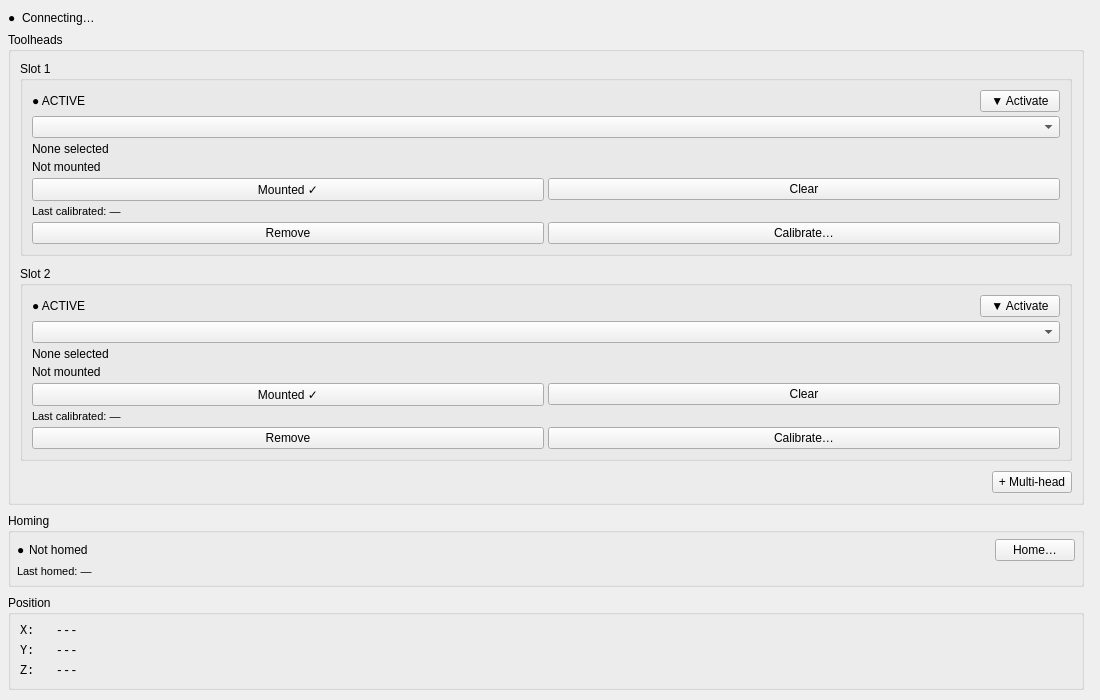
<?xml version="1.0" encoding="UTF-8"?>
<ui version="4.0">
 <class>GantryWidget</class>
 <widget class="QWidget" name="GantryWidget">
  <property name="geometry">
   <rect>
    <x>0</x>
    <y>0</y>
    <width>1100</width>
    <height>700</height>
   </rect>
  </property>
  <property name="windowTitle">
   <string>Gantry Control</string>
  </property>
  <layout class="QVBoxLayout" name="root_layout">
   <property name="spacing">
    <number>4</number>
   </property>
   <property name="leftMargin">
    <number>8</number>
   </property>
   <property name="topMargin">
    <number>8</number>
   </property>
   <property name="rightMargin">
    <number>8</number>
   </property>
   <property name="bottomMargin">
    <number>8</number>
   </property>
   <item>
    <layout class="QHBoxLayout" name="conn_layout">
     <property name="spacing">
      <number>6</number>
     </property>
     <property name="leftMargin">
      <number>0</number>
     </property>
     <property name="topMargin">
      <number>0</number>
     </property>
     <property name="rightMargin">
      <number>0</number>
     </property>
     <property name="bottomMargin">
      <number>0</number>
     </property>
     <item>
      <widget class="QLabel" name="conn_dot">
       <property name="text"><string>●</string></property>
       <property name="maximumWidth"><number>16</number></property>
      </widget>
     </item>
     <item>
      <widget class="QLabel" name="conn_status_lbl">
       <property name="text"><string>Connecting…</string></property>
      </widget>
     </item>
     <item>
      <spacer name="conn_spacer">
       <property name="orientation"><enum>Qt::Horizontal</enum></property>
       <property name="sizeHint" stdset="0"><size><width>40</width><height>20</height></size></property>
      </spacer>
     </item>
     <item>
      <widget class="QLabel" name="server_addr_lbl">
       <property name="text"><string></string></property>
       <property name="alignment"><set>Qt::AlignmentFlag::AlignRight|Qt::AlignmentFlag::AlignVCenter</set></property>
      </widget>
     </item>
     <item>
      <widget class="QLabel" name="machine_state_lbl">
       <property name="text"><string></string></property>
      </widget>
     </item>
    </layout>
   </item>
   <item>
    <layout class="QHBoxLayout" name="main_layout">
     <property name="spacing">
      <number>8</number>
     </property>
     <item>
      <layout class="QVBoxLayout" name="sidebar_layout">
       <property name="spacing">
        <number>8</number>
       </property>
       <property name="leftMargin">
        <number>0</number>
       </property>
       <property name="topMargin">
        <number>0</number>
       </property>
       <property name="rightMargin">
        <number>0</number>
       </property>
       <property name="bottomMargin">
        <number>0</number>
       </property>
       <item>
        <widget class="QGroupBox" name="toolhead_group">
         <property name="title">
          <string>Toolheads</string>
         </property>
         <layout class="QVBoxLayout" name="toolhead_vbox">
          <property name="spacing">
           <number>10</number>
          </property>
          <item>
           <widget class="QGroupBox" name="slot1_group">
            <property name="title">
             <string>Slot 1</string>
            </property>
            <property name="flat">
             <bool>true</bool>
            </property>
            <layout class="QVBoxLayout" name="slot1_vbox">
             <property name="spacing">
              <number>4</number>
             </property>
             <item>
              <layout class="QHBoxLayout">
               <item>
                <widget class="QLabel" name="slot1_active_lbl">
                 <property name="visible">
                  <bool>false</bool>
                 </property>
                 <property name="text">
                  <string>● ACTIVE</string>
                 </property>
                </widget>
               </item>
               <item>
                <spacer>
                 <property name="orientation">
                  <enum>Qt::Horizontal</enum>
                 </property>
                 <property name="sizeHint" stdset="0">
                  <size>
                   <width>10</width>
                   <height>20</height>
                  </size>
                 </property>
                </spacer>
               </item>
               <item>
                <widget class="QPushButton" name="activate_slot1_btn">
                 <property name="toolTip">
                  <string>Lower this toolhead into the active position</string>
                 </property>
                 <property name="text">
                  <string>▼ Activate</string>
                 </property>
                </widget>
               </item>
              </layout>
             </item>
             <item>
              <widget class="QComboBox" name="toolhead1_combo"/>
             </item>
             <item>
              <widget class="QLabel" name="toolhead1_display_lbl">
               <property name="text">
                <string>None selected</string>
               </property>
               <property name="wordWrap">
                <bool>true</bool>
               </property>
              </widget>
             </item>
             <item>
              <widget class="QLabel" name="toolhead1_mounted_lbl">
               <property name="text">
                <string>Not mounted</string>
               </property>
              </widget>
             </item>
             <item>
              <layout class="QHBoxLayout">
               <item>
                <widget class="QPushButton" name="confirm_mounted1_btn">
                 <property name="text">
                  <string>Mounted ✓</string>
                 </property>
                </widget>
               </item>
               <item>
                <widget class="QPushButton" name="clear_mounted1_btn">
                 <property name="text">
                  <string>Clear</string>
                 </property>
                </widget>
               </item>
              </layout>
             </item>
             <item>
              <widget class="QLabel" name="slot1_last_cal_lbl">
               <property name="font">
                <font>
                 <pointsize>8</pointsize>
                </font>
               </property>
               <property name="text">
                <string>Last calibrated: —</string>
               </property>
              </widget>
             </item>
             <item>
              <layout class="QHBoxLayout">
               <item>
                <widget class="QPushButton" name="clear_toolhead1_btn">
                 <property name="text">
                  <string>Remove</string>
                 </property>
                </widget>
               </item>
               <item>
                <widget class="QPushButton" name="calibrate_slot1_btn">
                 <property name="toolTip">
                  <string>Calibrate tip offset for this toolhead</string>
                 </property>
                 <property name="text">
                  <string>Calibrate…</string>
                 </property>
                </widget>
               </item>
              </layout>
             </item>
            </layout>
           </widget>
          </item>
          <item>
           <widget class="QGroupBox" name="slot2_group">
            <property name="visible">
             <bool>false</bool>
            </property>
            <property name="title">
             <string>Slot 2</string>
            </property>
            <property name="flat">
             <bool>true</bool>
            </property>
            <layout class="QVBoxLayout" name="slot2_vbox">
             <property name="spacing">
              <number>4</number>
             </property>
             <item>
              <layout class="QHBoxLayout">
               <item>
                <widget class="QLabel" name="slot2_active_lbl">
                 <property name="visible">
                  <bool>false</bool>
                 </property>
                 <property name="text">
                  <string>● ACTIVE</string>
                 </property>
                </widget>
               </item>
               <item>
                <spacer>
                 <property name="orientation">
                  <enum>Qt::Horizontal</enum>
                 </property>
                 <property name="sizeHint" stdset="0">
                  <size>
                   <width>10</width>
                   <height>20</height>
                  </size>
                 </property>
                </spacer>
               </item>
               <item>
                <widget class="QPushButton" name="activate_slot2_btn">
                 <property name="toolTip">
                  <string>Lower this toolhead into the active position</string>
                 </property>
                 <property name="text">
                  <string>▼ Activate</string>
                 </property>
                </widget>
               </item>
              </layout>
             </item>
             <item>
              <widget class="QComboBox" name="toolhead2_combo"/>
             </item>
             <item>
              <widget class="QLabel" name="toolhead2_display_lbl">
               <property name="text">
                <string>None selected</string>
               </property>
               <property name="wordWrap">
                <bool>true</bool>
               </property>
              </widget>
             </item>
             <item>
              <widget class="QLabel" name="toolhead2_mounted_lbl">
               <property name="text">
                <string>Not mounted</string>
               </property>
              </widget>
             </item>
             <item>
              <layout class="QHBoxLayout">
               <item>
                <widget class="QPushButton" name="confirm_mounted2_btn">
                 <property name="text">
                  <string>Mounted ✓</string>
                 </property>
                </widget>
               </item>
               <item>
                <widget class="QPushButton" name="clear_mounted2_btn">
                 <property name="text">
                  <string>Clear</string>
                 </property>
                </widget>
               </item>
              </layout>
             </item>
             <item>
              <widget class="QLabel" name="slot2_last_cal_lbl">
               <property name="font">
                <font>
                 <pointsize>8</pointsize>
                </font>
               </property>
               <property name="text">
                <string>Last calibrated: —</string>
               </property>
              </widget>
             </item>
             <item>
              <layout class="QHBoxLayout">
               <item>
                <widget class="QPushButton" name="clear_toolhead2_btn">
                 <property name="text">
                  <string>Remove</string>
                 </property>
                </widget>
               </item>
               <item>
                <widget class="QPushButton" name="calibrate_slot2_btn">
                 <property name="toolTip">
                  <string>Calibrate tip offset for this toolhead</string>
                 </property>
                 <property name="text">
                  <string>Calibrate…</string>
                 </property>
                </widget>
               </item>
              </layout>
             </item>
            </layout>
           </widget>
          </item>
          <item>
           <layout class="QHBoxLayout">
            <item>
             <spacer>
              <property name="orientation">
               <enum>Qt::Horizontal</enum>
              </property>
              <property name="sizeHint" stdset="0">
               <size>
                <width>10</width>
                <height>20</height>
               </size>
              </property>
             </spacer>
            </item>
            <item>
             <widget class="QPushButton" name="add_slot2_btn">
              <property name="toolTip">
               <string>Attach a second toolhead slot (multi-head bracket required)</string>
              </property>
              <property name="text">
               <string>+ Multi-head</string>
              </property>
             </widget>
            </item>
           </layout>
          </item>
         </layout>
        </widget>
       </item>
       <item>
        <widget class="QGroupBox" name="homing_status_group">
         <property name="title">
          <string>Homing</string>
         </property>
         <layout class="QVBoxLayout" name="homing_status_vbox">
          <property name="spacing">
           <number>4</number>
          </property>
          <property name="leftMargin">
           <number>6</number>
          </property>
          <property name="topMargin">
           <number>6</number>
          </property>
          <property name="rightMargin">
           <number>6</number>
          </property>
          <property name="bottomMargin">
           <number>6</number>
          </property>
          <item>
           <layout class="QHBoxLayout">
            <item>
             <widget class="QLabel" name="homing_dot">
              <property name="text">
               <string>●</string>
              </property>
             </widget>
            </item>
            <item>
             <widget class="QLabel" name="homing_status_lbl">
              <property name="text">
               <string>Not homed</string>
              </property>
             </widget>
            </item>
            <item>
             <spacer>
              <property name="orientation">
               <enum>Qt::Horizontal</enum>
              </property>
              <property name="sizeHint" stdset="0">
               <size>
                <width>10</width>
                <height>20</height>
               </size>
              </property>
             </spacer>
            </item>
            <item>
             <widget class="QPushButton" name="open_homing_btn">
              <property name="text">
               <string>Home…</string>
              </property>
             </widget>
            </item>
           </layout>
          </item>
          <item>
           <widget class="QLabel" name="last_homed_lbl">
            <property name="font">
             <font>
              <pointsize>8</pointsize>
             </font>
            </property>
            <property name="text">
             <string>Last homed: —</string>
            </property>
           </widget>
          </item>
         </layout>
        </widget>
       </item>
       <item>
        <widget class="QGroupBox" name="position_group">
         <property name="title">
          <string>Position</string>
         </property>
         <layout class="QVBoxLayout">
          <item>
           <widget class="QLabel" name="x_lbl">
            <property name="font">
             <font>
              <family>monospace</family>
             </font>
            </property>
            <property name="text">
             <string>X:   ---</string>
            </property>
           </widget>
          </item>
          <item>
           <widget class="QLabel" name="y_lbl">
            <property name="font">
             <font>
              <family>monospace</family>
             </font>
            </property>
            <property name="text">
             <string>Y:   ---</string>
            </property>
           </widget>
          </item>
          <item>
           <widget class="QLabel" name="z_lbl">
            <property name="font">
             <font>
              <family>monospace</family>
             </font>
            </property>
            <property name="text">
             <string>Z:   ---</string>
            </property>
           </widget>
          </item>
         </layout>
        </widget>
       </item>
       <item>
        <spacer name="sidebar_spacer">
         <property name="orientation">
          <enum>Qt::Vertical</enum>
         </property>
         <property name="sizeHint" stdset="0">
          <size>
           <width>20</width>
           <height>40</height>
          </size>
         </property>
        </spacer>
       </item>
      </layout>
     </item>
     <item>
      <widget class="QWidget" name="right_panel" native="true"/>
     </item>
    </layout>
   </item>
  </layout>
 </widget>
 <resources/>
 <connections/>
</ui>
